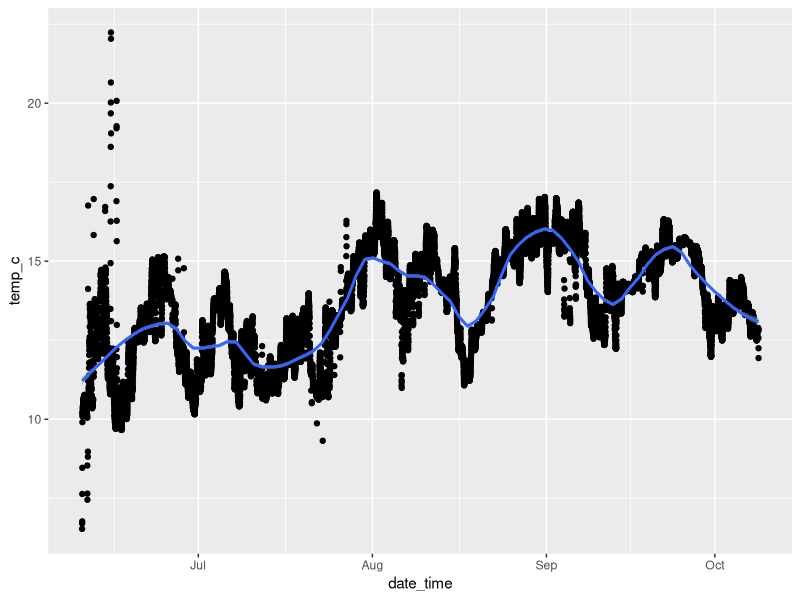
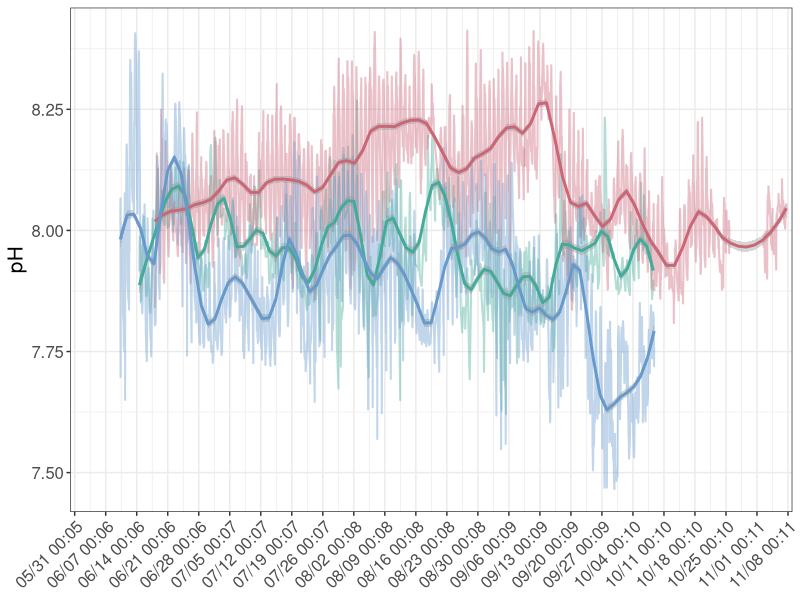
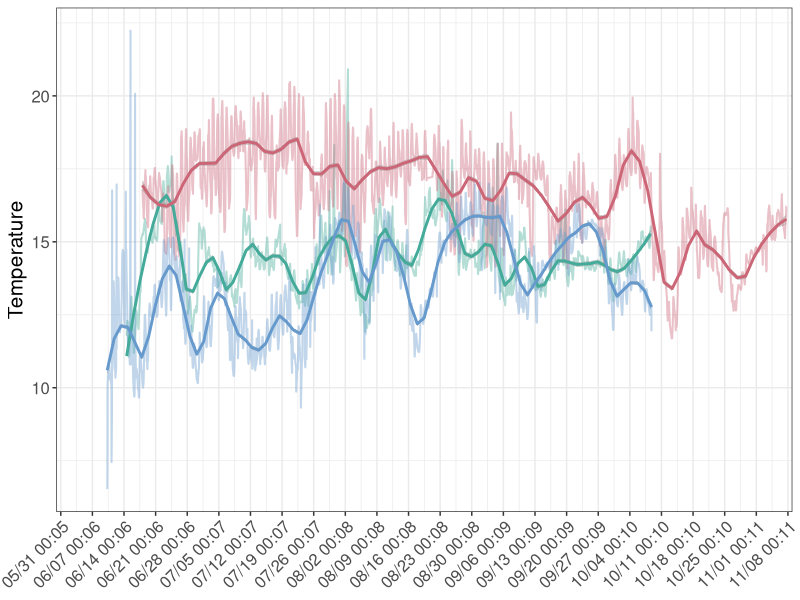
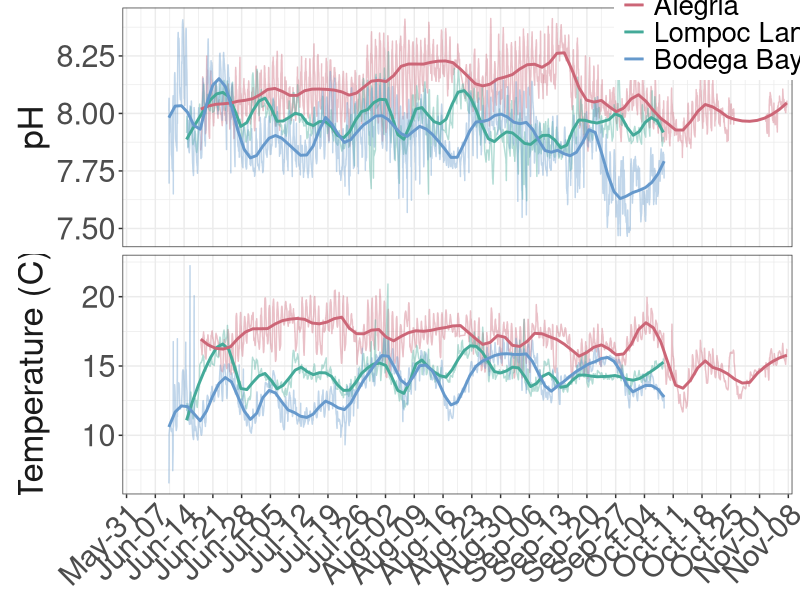
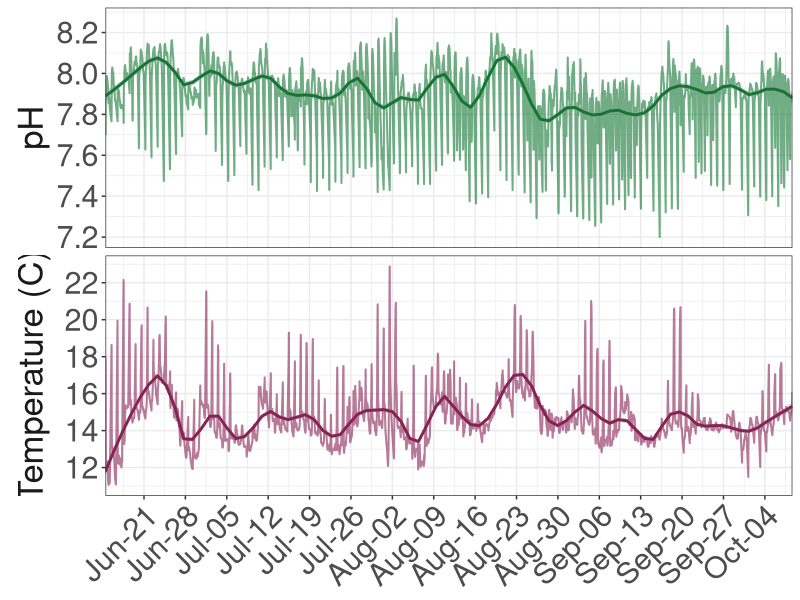
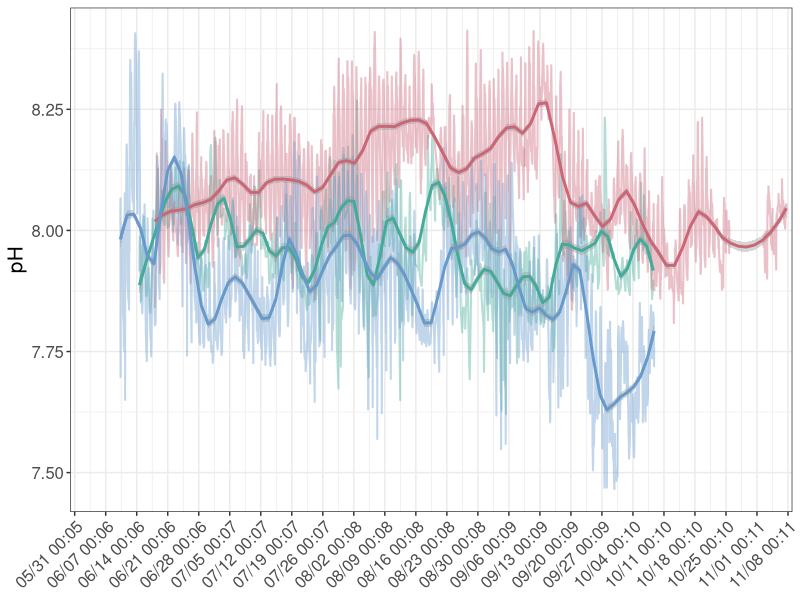
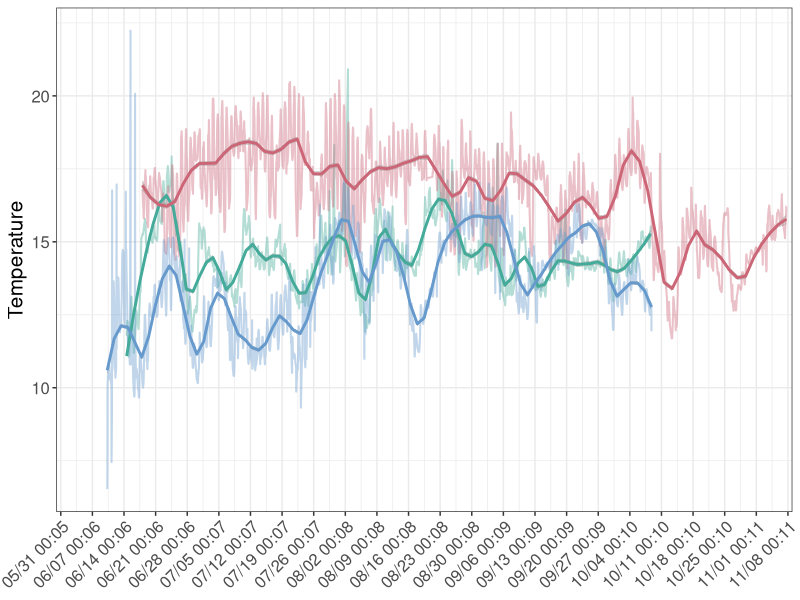
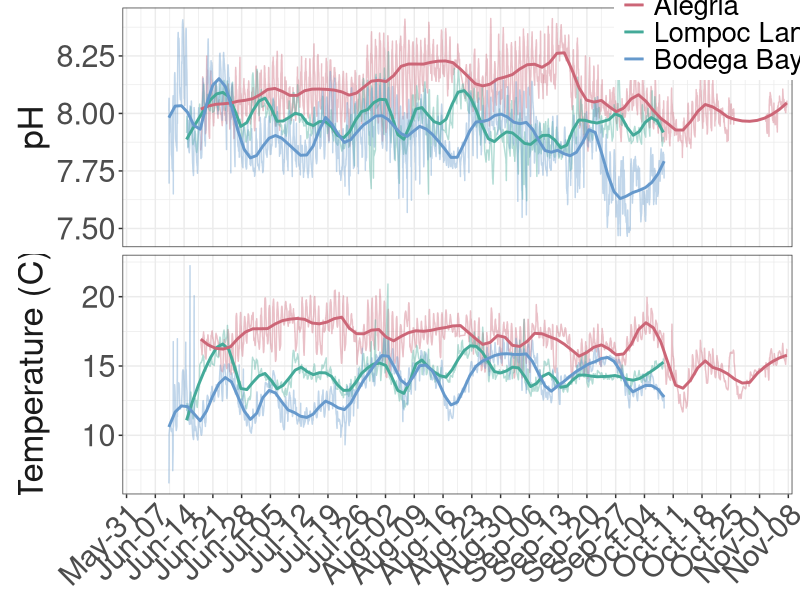

Here is the R script that generated these plots, in order:
## ---- chunk 1
knitr::opts_chunk$set(echo = TRUE,
                      messages = FALSE, 
                      error = FALSE,
                      warning = FALSE)

library(tidyverse)
library(here)
library(lubridate)
library(scales) #for plotting time series data
## ---- chunk 2
raw <- read_csv(here("data","sensors", "ph_clean.csv")) %>%
  mutate(temp_c=ifelse(is.na(temp_c==TRUE), temp_durafet_c, temp_c)) #use durafet temp values as "TEMP" values, until I recover HOBO from Alegria

alg <- raw %>%
  filter(site=="Alegria")

lol <- raw %>%
  filter(site=="Lompoc Landing")

bml <- raw %>%
  filter(site=="Bodega Bay")
## ---- chunk 3
ggplot(bml, aes(x=date_time, y=temp_c)) +
  geom_point() +
  geom_smooth(method="loess", span=0.2) #span 0.3 looks similar to method="gam"
## ---- chunk 4
#set order for sites
raw$site <- factor(raw$site, levels=c("Lompoc Landing","Alegria","Bodega Bay"))

#set custom color for sites
pal <- c(
  "Alegria" = "#CC6677",
  "Lompoc Landing" = "#44AA99",
  "Bodega Bay" = "#6699CC"
)

#Set x axis limits
lims <- as.POSIXct(strptime(c("2021-05-30 00:00:00", "2021-11-08 23:45:00"), 
                   format = "%Y-%m-%d %H:%M:%S"))

#Run this for pH
ggplot(raw, aes(x=date_time, y=p_h, group=site)) +
  geom_line(aes(color=site), size=0.7, alpha=0.4) +
  scale_color_manual(values = pal) + #color lines by custom site color palette
  geom_smooth(aes(color=site), method="loess", span=0.1) +
  scale_x_datetime(breaks = scales::date_breaks("1 week"), 
                   labels = date_format("%m/%d %H:%m"),
                   limits = lims,
                   expand = c(0, 0)) +
  #xlab("Date and time") +
  ylab("pH") +
  theme_bw() +
  theme(axis.text.x=element_text(angle=45, vjust = 1, hjust=1, size=12),
        #element_text(angle=45, vjust = 1, hjust=1, size=12),
        axis.title.x=element_blank(),
        #element_text(size=15),
        axis.text.y=element_text(size=12),
        #axis.ticks.x=element_blank(),
        axis.title.y=element_text(size=15),
        legend.position = "none")

ggsave(here("figures", "sensors", "smooth_ph.png"), height=20, width=40, units="cm")

#Run this for temperature
ggplot(raw, aes(x=date_time, y=temp_c, group=site)) +
  geom_line(aes(color=site), size=0.7, alpha=0.4) +
  scale_color_manual(values = pal) + #color lines by custom site color palette
  geom_smooth(aes(color=site), method="loess", span=0.1) + 
  scale_x_datetime(breaks = scales::date_breaks("1 week"), 
                   labels = date_format("%m/%d %H:%m"),
                   limits=lims,
                   expand = c(0, 0)) +
  #xlab("Date and time") +
  ylab("Temperature") +
  theme_bw() +
  theme(axis.text.x=element_text(angle=45, vjust = 1, hjust=1, size=12),
        #element_text(angle=45, vjust = 1, hjust=1, size=12),
        axis.title.x=element_blank(),
        #element_text(size=15),
        axis.text.y=element_text(size=12),
        #axis.ticks.x=element_blank(),
        axis.title.y=element_text(size=15),
        legend.position = "none")

ggsave(here("figures", "sensors", "smooth_temp.png"), height=20, width=40, units="cm")
## ---- chunk 5
raw_combine <- raw %>%
  select(site, date_time, temp_c, p_h) %>%
  pivot_longer(cols=temp_c:p_h,
               names_to = "group",
               values_to = "value")

ggplot(raw_combine, aes(x=date_time, y=value, group=group, color=site)) +
  #geom_line(aes(color=site), size=0.7, alpha=0.2) +
  geom_line(aes(x=date_time, y=value, group=group), data = . %>% filter((site %in% c("Alegria"))), alpha=0.4) + #plot only ALG line
  geom_line(aes(x=date_time, y=value, group=group), data = . %>% filter((site %in% c("Lompoc Landing"))), alpha=0.4) + #plot only LOL
  geom_line(aes(x=date_time, y=value, group=group), data = . %>% filter((site %in% c("Bodega Bay"))), alpha=0.4) + #plot only BML
  geom_smooth(aes(group=site), method="loess", span=0.1, se=FALSE) + 
  scale_color_manual(values = pal) + #color lines by custom site color palette
  #geom_point(aes(color=group), size=0.5) +
  scale_x_datetime(breaks = date_breaks("1 week"),
                   labels = date_format("%b-%d"),
                   limits = lims,
                   # limits = as.POSIXct(strptime(c("2021-06-20 07:00",
                   #                                "2021-10-08 07:00"),
                   #                              format = "%Y-%m-%d %H:%M")),
                    # c(as.POSIXct("2021-06-14 00:07:30"),as.POSIXct("2021-10-08 00:07:00")),
                     expand = c(0, 0)) + 
  facet_grid(group ~ ., #facet wrap to create one panel for pH and one for temp
             scales = "free_y",
             switch="both",
             labeller = as_labeller(c(temp_c = "Temperature (C)", p_h = "pH"))) + #customize strip labels
  xlab("Date and time") +
  ylab(NULL) + #remove "Value" from Y axis label
  theme_bw() +
  theme(axis.text.x=element_text(angle=45, vjust = 1, hjust=1, size=22),
        #axis.title.x=element_text(size=25),
        axis.title.x=element_blank(),
        axis.text.y=element_text(size=22),
        legend.text=element_text(size=20),
        legend.title = element_blank(),
        #element_text(size=25),
        legend.position = c(0.92,0.95), #customize legend position on plot
        #legend.key.size = unit(4,"line"),
        #legend.key.height = unit(1,"cm"),
        strip.background = element_blank(), #remove strip background from facet_grid
        strip.text.y = element_text(size = 25),
        strip.placement = "outside") + #place the strip outside of the plot
  guides(colour = guide_legend(override.aes = list(size=5))) #make the legend line wider, for easier viewing

ggsave(here("figures", "sensors", "smooth_all.png"), height=20, width=40, units="cm")
## ---- chunk 6
#Read in LOL data
lol_all <- read_csv(here("data","sensors", "lol_all.csv"))

lol_prep <- lol_all %>%
  select(date_time, temp_c, p_h) %>%
  pivot_longer(cols=temp_c:p_h,
               names_to = "group",
               values_to = "value")

count <- 1
breaks_fun <- function(x) {
  count <<- count + 1L
  switch(
    count,
    c(7.2, 7.6, 8.0, 8.6),
    c(5, 10, 15, 20),
  )
}

ggplot(lol_prep, aes(x=date_time, y=value, group=group)) +
  geom_line(aes(color=group), size=0.7, alpha=0.6) +
  geom_smooth(aes(group=group, color=group), method="loess", span=0.1) + 
  scale_color_manual(values = c("#117733", "#882255")) + #color lines by custom site color palette
  scale_x_datetime(breaks = date_breaks("1 week"),
                   labels = date_format("%b-%d"), #b makes month label June and not 06
                   expand = c(0, 0)) + 
  facet_grid(group ~ ., #facet wrap to create one panel for pH and one for temp
             scales = "free",
             switch="both",
             labeller = as_labeller(c(temp_c = "Temperature (C)", p_h = "pH"))) + #customize strip labels
  xlab("Date and time") +
  ylab(NULL) + #remove "Value" from Y axis label
  scale_y_continuous(breaks = scales::pretty_breaks(6)) +
  theme_bw() +
  theme(axis.text.x=element_text(angle=45, vjust = 1, hjust=1, size=22),
        axis.title.x=element_blank(),
        axis.text.y=element_text(size=22),
        legend.position = "none",
        strip.background = element_blank(), #remove strip background from facet_grid
        strip.text.y = element_text(size = 25),
        strip.placement = "outside") + #place the strip outside of the plot
  guides(colour = guide_legend(override.aes = list(size=5))) #make the legend line wider, for easier viewing

ggsave(here("figures", "sensors", "smooth_lol.png"), height=20, width=40, units="cm")
